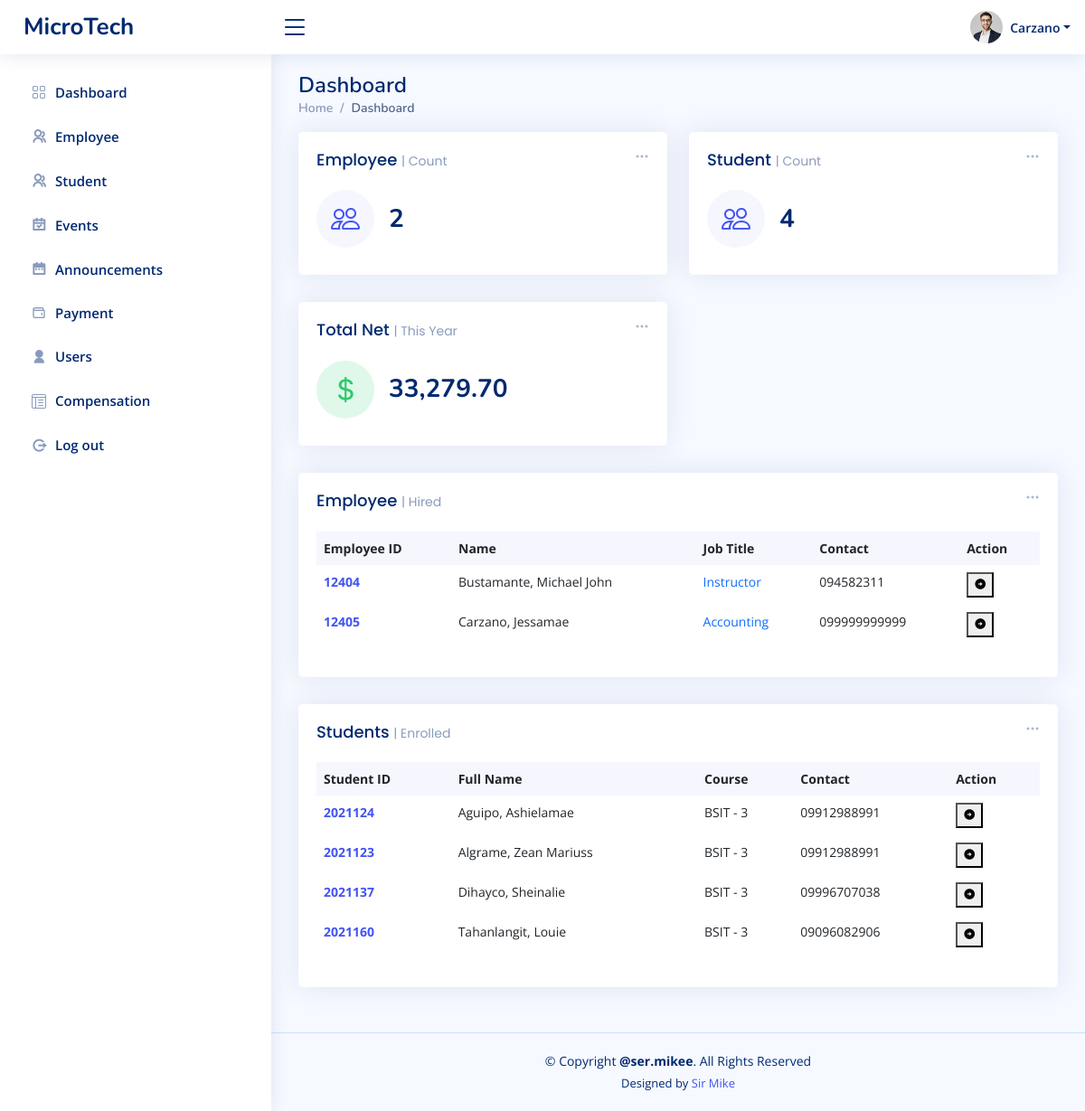
/admin/index.php (signed in), run on the app's committed database.
### tables this page shows
CREATE TABLE `tbl_users` (
  `user_id` int(10) NOT NULL,
  `user_fname` varchar(50) NOT NULL,
  `user_lname` varchar(50) NOT NULL,
  `user_email` varchar(80) NOT NULL,
  `user_name` varchar(50) NOT NULL,
  `studentID` int(20) NOT NULL,
  `user_pass` varchar(100) NOT NULL,
  `user_role` varchar(20) NOT NULL
);

CREATE TABLE `tbl_employee` (
  `employee_id` int(20) NOT NULL,
  `first_name` varchar(50) DEFAULT NULL,
  `last_name` varchar(50) DEFAULT NULL,
  `date_of_birth` date DEFAULT NULL,
  `gender` varchar(10) DEFAULT NULL,
  `hire_date` date DEFAULT NULL,
  `job_title` varchar(100) DEFAULT NULL,
  `department` varchar(50) DEFAULT NULL,
  `phone_number` varchar(20) DEFAULT NULL,
  `address` text DEFAULT NULL
);

CREATE TABLE `tbl_student_records` (
  `studentID` int(20) NOT NULL,
  `lname` varchar(50) NOT NULL,
  `fname` varchar(50) NOT NULL,
  `middleInitial` varchar(10) NOT NULL,
  `course` varchar(10) NOT NULL,
  `year` varchar(10) NOT NULL,
  `contact` varchar(20) NOT NULL
);

### admin/index.php (the view, shortened to what this page needs)
<?php
include_once "../templates/header.php";
include_once "includes/connect.php";
$statements = $conn->prepare("SELECT SUM(netpay) AS total_netpay FROM tbl_transaction");
$statements->execute();
$totalnet = $statements->fetch(PDO::FETCH_ASSOC);
$statements = $conn->prepare("SELECT COUNT(employee_id) AS count_emp FROM tbl_employee");
$statements->execute();
$empcount = $statements->fetch(PDO::FETCH_ASSOC);
$statements = $conn->prepare("SELECT COUNT(studentID) AS count_stud FROM tbl_student_records");
$statements->execute();
$studcount = $statements->fetch(PDO::FETCH_ASSOC);
?>
<main id="main" class="main">
  <div class="pagetitle">
    <h1>Dashboard</h1>
    <nav>
      <ol class="breadcrumb">
        <li class="breadcrumb-item"><a href="index.html">Home</a></li>
        <li class="breadcrumb-item active">Dashboard</li>
      </ol>
    </nav>
  </div>
  <section class="section dashboard">
    <div class="row">
      <div class="col-lg-12">
        <div class="row">
          <div class="col-xxl-4 col-md-6">
            <div class="card info-card sales-card">
              <div class="filter">
                <a class="icon" href="#" data-bs-toggle="dropdown"><i class="bi bi-three-dots"></i></a>
              </div>
              <div class="card-body">
                <h5 class="card-title">Employee <span>| Count</span></h5>
                <div class="d-flex align-items-center">
                  <div class="card-icon rounded-circle d-flex align-items-center justify-content-center">
                    <i class="bi bi-people"></i>
                  </div>
                  <div class="ps-3">
                    <h6><?php echo $empcount['count_emp'] ?></h6>
                  </div>
                </div>
              </div>
            </div>
          </div>
          <div class="col-xxl-4 col-md-6">
            <div class="card info-card sales-card">
              <div class="filter">
                <a class="icon" href="#" data-bs-toggle="dropdown"><i class="bi bi-three-dots"></i></a>
              </div>
              <div class="card-body">
                <h5 class="card-title">Student <span>| Count</span></h5>
                <div class="d-flex align-items-center">
                  <div class="card-icon rounded-circle d-flex align-items-center justify-content-center">
                    <i class="bi bi-people"></i>
                  </div>
                  <div class="ps-3">
                    <h6><?php echo $studcount['count_stud'] ?></h6>
                  </div>
                </div>
              </div>
            </div>
          </div>
          <div class="col-xxl-4 col-md-6">
            <div class="card info-card revenue-card">
              <div class="filter">
                <a class="icon" href="#" data-bs-toggle="dropdown"><i class="bi bi-three-dots"></i></a>
              </div>
              <div class="card-body">
                <h5 class="card-title">Total Net <span>| This Year</span></h5>
                <div class="d-flex align-items-center">
                  <div class="card-icon rounded-circle d-flex align-items-center justify-content-center">
                    <i class="bi bi-currency-dollar"></i>
                  </div>
                  <div class="ps-3">
                    <h6><?php echo number_format($totalnet['total_netpay'], 2, '.', ',') ?></h6>
                  </div>
                </div>
              </div>
            </div>
          </div>
          <div class="col-12">
            <div class="card recent-sales overflow-auto">
              <div class="filter">
                <a class="icon" href="#" data-bs-toggle="dropdown"><i class="bi bi-three-dots"></i></a>
              </div>
              <div class="card-body">
                <h5 class="card-title">Employee <span>| Hired</span></h5>
                <table class="table table-borderless datatable">
                  <thead>
                    <tr>
                      <th scope="col">Employee ID</th>
                      <th scope="col">Name</th>
                      <th scope="col">Job Title</th>
                      <th scope="col">Contact</th>
                      <th scope="col">Action</th>
                    </tr>
                  </thead>
                  <tbody>
                    <?php
                    $database = new Connection();
                    $db = $database->open();
                    try {
                      $sql = 'SELECT * FROM tbl_employee
                          ORDER BY tbl_employee.last_name ASC';
                      foreach ($db->query($sql) as $row) {
                    ?>
                        <tr>
                          <th scope="row"><a href="#"><?php echo $row["employee_id"] ?></a></th>
                          <td><?php echo $row["last_name"] ?>, <?php echo $row["first_name"] ?></td>
                          <td><a href="#" class="text-primary"><?php echo $row["job_title"] ?></a></td>
                          <td><?php echo $row["phone_number"] ?></td>
                          <td>
                            <form action="profile.php" method="post">
                              <button type="submit" class="" name="submit"><i class="ri-arrow-right-circle-fill"></i></button>
                            </form>
                          </td>
                        </tr>
                    <?php
                      }
                    } catch (PDOException $e) {
                      echo "There is some problem in connection: " . $e->getMessage();
                    }
                    ?>
                  </tbody>
                </table>
              </div>
            </div>
          </div>
          <div class="col-12">
            <div class="card recent-sales overflow-auto">
              <div class="filter">
                <a class="icon" href="#" data-bs-toggle="dropdown"><i class="bi bi-three-dots"></i></a>
              </div>
              <div class="card-body">
                <h5 class="card-title">Students <span>| Enrolled</span></h5>
                <table class="table table-borderless datatable">
                  <thead>
                    <tr>
                      <th scope="col">Student ID</th>
                      <th scope="col">Full Name</th>
                      <th scope="col">Course</th>
                      <th scope="col">Contact</th>
                      <th scope="col">Action</th>
                    </tr>
                  </thead>
                  <tbody>
                    <?php
                    $database = new Connection();
                    $db = $database->open();
                    try {
                      $sql = 'SELECT * FROM tbl_student_records ORDER BY lname ASC';
                      foreach ($db->query($sql) as $row) {
                    ?>
                        <tr>
                          <th scope="row"><a href="#"><?php echo $row["studentID"] ?></a></th>
                          <td><?php echo $row["lname"] ?>, <?php echo $row["fname"] ?></td>
                          <td><?php echo $row["course"] ?> - <?php echo $row["year"] ?></td>
                          <td><?php echo $row["contact"] ?></td>
                          <td>
                            <form action="stud_profile.php" method="post">
                              <button type="submit" class="" name="submit"><i class="ri-arrow-right-circle-fill"></i></button>
                            </form>
                          </td>
                        </tr>
                    <?php
                      }
                    } catch (PDOException $e) {
                      echo "There is some problem in connection: " . $e->getMessage();
                    }
                    ?>
                  </tbody>
                </table>
              </div>
            </div>
          </div>
  </section>
</main>
<?php
include_once "../templates/footer.php";
?>

### templates/header.php (shortened to what this page needs)
<?php
include_once "includes/connect.php";
$userid = $_SESSION["login"];
$statements = $conn->prepare("SELECT * FROM tbl_users WHERE user_id = '$userid'");
$statements->execute();
$user = $statements->fetch(PDO::FETCH_ASSOC);
$lname = $user['user_lname'];
?>
<!DOCTYPE html>
<html lang="en">
<head>
  <link href="../assets/vendor/bootstrap/css/bootstrap.min.css" rel="stylesheet">
  <link href="../assets/vendor/bootstrap-icons/bootstrap-icons.css" rel="stylesheet">
  <link href="../assets/vendor/boxicons/css/boxicons.min.css" rel="stylesheet">
  <link href="../assets/vendor/quill/quill.snow.css" rel="stylesheet">
  <link href="../assets/vendor/quill/quill.bubble.css" rel="stylesheet">
  <link href="../assets/vendor/remixicon/remixicon.css" rel="stylesheet">
  <link href="../assets/vendor/simple-datatables/style.css" rel="stylesheet">
  <link href="../assets/css/style.css" rel="stylesheet">
</head>
<body>
  <header id="header" class="header fixed-top d-flex align-items-center">
    <div class="d-flex align-items-center justify-content-between">
      <a href="../admin/index.php" class="logo d-flex align-items-center">
        <span class="d-none d-lg-block">MicroTech</span>
      </a>
      <i class="bi bi-list toggle-sidebar-btn"></i>
    </div>
    <nav class="header-nav ms-auto">
      <ul class="d-flex align-items-center">
        <li class="nav-item dropdown pe-3">
          <a class="nav-link nav-profile d-flex align-items-center pe-0" href="#" data-bs-toggle="dropdown">
            <img src="../assets/img/profile-img.jpg" alt="Profile" class="rounded-circle">
            <span class="d-none d-md-block dropdown-toggle ps-2"><?php echo $lname ?></span>
          </a>
        </li>
      </ul>
    </nav>
  </header>
  <aside id="sidebar" class="sidebar">
    <ul class="sidebar-nav" id="sidebar-nav">
      <li class="nav-item">
        <a class="nav-link collapsed" href="../admin/index.php">
          <i class="bi bi-grid"></i>
          <span>Dashboard</span>
        </a>
      </li>
      <li class="nav-item">
        <a class="nav-link collapsed" href="../admin/employee.php">
          <i class="ri ri-group-line"></i>
          <span>Employee</span>
        </a>
      </li>
      <li class="nav-item">
        <a class="nav-link collapsed" href="../admin/studentRecords1.php">
          <i class="ri ri-group-line"></i>
          <span>Student</span>
        </a>
      </li>
      <li class="nav-item">
        <a class="nav-link collapsed" href="../admin/event.php">
          <i class="ri-calendar-check-line"></i>
          <span>Events</span>
        </a>
      </li>
      <li class="nav-item">
        <a class="nav-link collapsed" href="#">
          <i class="ri-calendar-2-fill"></i>
          <span>Announcements</span>
        </a>
      </li>
      <li class="nav-item">
        <a class="nav-link collapsed" href="../admin/payment.php">
          <i class="bx bx-wallet"></i>
          <span>Payment</span>
        </a>
      </li>
      <li class="nav-item">
        <a class="nav-link collapsed" href="../admin/user.php">
          <i class="ri-user-fill"></i>
          <span>Users</span>
        </a>
      </li>
      <li class="nav-item">
        <a class="nav-link collapsed" href="../admin/compensation.php">
          <i class="bi bi-layout-text-window-reverse"></i>
          <span>Compensation</span>
        </a>
      </li>
      <li class="nav-item">
        <a class="nav-link collapsed" href="../admin/includes/logout.inc.php">
          <i class="ri-logout-circle-r-line"></i>
          <span>Log out</span>
        </a>
      </li>
    </ul>
  </aside>

### templates/footer.php (shortened to what this page needs)
  <footer id="footer" class="footer">
    <div class="copyright">
      &copy; Copyright <strong><span>@ser.mikee</span></strong>. All Rights Reserved
    </div>
    <div class="credits">
      Designed by <a href="https://instagram.com/ser.mikee">Sir Mike</a>
    </div>
  </footer>
</body>
</html>

### assets/css/style.css (style rules this page uses)
:root { scroll-behavior: smooth; }
body { font-family: "Open Sans", sans-serif; background: #f6f9ff; color: #444444; }
a { color: #4154f1; text-decoration: none; }
h1, h2, h3, h4, h5, h6 { font-family: "Nunito", sans-serif; }
#main { margin-top: 60px; padding: 20px 30px; transition: all 0.3s; }
.pagetitle { margin-bottom: 10px; }
.pagetitle h1 { font-size: 24px; margin-bottom: 0; font-weight: 600; color: #012970; }
.card { margin-bottom: 30px; border: none; border-radius: 5px; box-shadow: 0px 0 30px rgba(1, 41, 112, 0.1); }
.card-title { padding: 20px 0 15px 0; font-size: 18px; font-weight: 500; color: #012970; font-family: "Poppins", sans-serif; }
.card-title span { color: #899bbd; font-size: 14px; font-weight: 400; }
.card-body { padding: 0 20px 20px 20px; }
.breadcrumb { font-size: 14px; font-family: "Nunito", sans-serif; color: #899bbd; font-weight: 600; }
.breadcrumb a { color: #899bbd; transition: 0.3s; }
.breadcrumb .breadcrumb-item::before { color: #899bbd; }
.breadcrumb .active { color: #51678f; font-weight: 600; }
.logo { line-height: 1; }
@media (min-width: 1200px) { .logo { width: 280px; } }
.logo span { font-size: 26px; font-weight: 700; color: #012970; font-family: "Nunito", sans-serif; }
.header { transition: all 0.5s; z-index: 997; height: 60px; box-shadow: 0px 2px 20px rgba(1, 41, 112, 0.1); background-color: #fff; padding-left: 20px; }
.header .toggle-sidebar-btn { font-size: 32px; padding-left: 10px; cursor: pointer; color: #012970; }
.header-nav ul { list-style: none; }
.header-nav>ul { margin: 0; padding: 0; }
.header-nav .nav-profile { color: #012970; }
.header-nav .nav-profile img { max-height: 36px; }
.header-nav .nav-profile span { font-size: 14px; font-weight: 600; }
.sidebar { position: fixed; top: 60px; left: 0; bottom: 0; width: 300px; z-index: 996; transition: all 0.3s; padding: 20px; overflow-y: auto; scrollbar-width: thin; scrollbar-color: #aab7cf transparent; box-shadow: 0px 0px 20px rgba(1, 41, 112, 0.1); background-color: #fff; }
@media (min-width: 1200px) { #main, #footer { margin-left: 300px; } }
.sidebar-nav { padding: 0; margin: 0; list-style: none; }
.sidebar-nav li { padding: 0; margin: 0; list-style: none; }
.sidebar-nav .nav-item { margin-bottom: 5px; }
.sidebar-nav .nav-link { display: flex; align-items: center; font-size: 15px; font-weight: 600; color: #4154f1; transition: 0.3; background: #f6f9ff; padding: 10px 15px; border-radius: 4px; }
.sidebar-nav .nav-link i { font-size: 16px; margin-right: 10px; color: #4154f1; }
.sidebar-nav .nav-link.collapsed { color: #012970; background: #fff; }
.sidebar-nav .nav-link.collapsed i { color: #899bbd; }
.dashboard .filter { position: absolute; right: 0px; top: 15px; }
.dashboard .filter .icon { color: #aab7cf; padding-right: 20px; padding-bottom: 5px; transition: 0.3s; font-size: 16px; }
.dashboard .info-card { padding-bottom: 10px; }
.dashboard .info-card h6 { font-size: 28px; color: #012970; font-weight: 700; margin: 0; padding: 0; }
.dashboard .card-icon { font-size: 32px; line-height: 0; width: 64px; height: 64px; flex-shrink: 0; flex-grow: 0; }
.dashboard .sales-card .card-icon { color: #4154f1; background: #f6f6fe; }
.dashboard .revenue-card .card-icon { color: #2eca6a; background: #e0f8e9; }
.dashboard .recent-sales { font-size: 14px; }
.dashboard .recent-sales .table thead { background: #f6f6fe; }
.dashboard .recent-sales .table thead th { border: 0; }
.footer { padding: 20px 0; font-size: 14px; transition: all 0.3s; border-top: 1px solid #cddfff; }
.footer .copyright { text-align: center; color: #012970; }
.footer .credits { padding-top: 5px; text-align: center; font-size: 13px; color: #012970; }

### data on the page
tbl_users: user_lname "Carzano"
tbl_employee: employee_id "12404", last_name "Bustamante", first_name "Michael John", job_title "Instructor", phone_number "094582311"
tbl_employee: employee_id "12405", last_name "Carzano", first_name "Jessamae", job_title "Accounting", phone_number "099999999999"
tbl_student_records: studentID "2021124", lname "Aguipo", fname "Ashielamae", course "BSIT", year "3", contact "09912988991"
tbl_student_records: studentID "2021123", lname "Algrame", fname "Zean Mariuss", course "BSIT", year "3", contact "09912988991"
tbl_student_records: studentID "2021137", lname "Dihayco", fname "Sheinalie", course "BSIT", year "3", contact "09996707038"
tbl_student_records: studentID "2021160", lname "Tahanlangit", fname "Louie", course "BSIT", year "3", contact "09096082906"

### other printed values
$empcount['count_emp'] "2"
$studcount['count_stud'] "4"
$totalnet['total_netpay'] "33,279.70"
